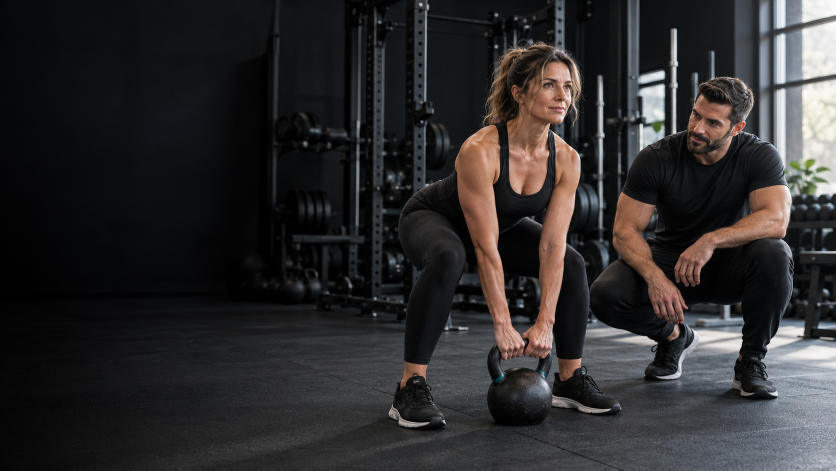
#> input picture source-images/hero-ai/ai-hero-landscape-master.png, 1672 x 941 px (shown at 1/2 size); its folder holds 2 pictures in this run
$ python build-hero.py
#> lines starting #> are read from the running program, lines starting #| are printed output that depends on the picture
#!/usr/bin/env python3
"""Build hero derivatives from the supplied AI images (masters in source-images/hero-ai/, not deployed).
Landscape 1672x941 -> public/images/hero-ai-landscape-{640,960,1280,1672}.webp (desktop and tablet)
Portrait 1024x1536 -> public/images/hero-ai-portrait-{480,720,960,1024}.webp (phones)
No cropping (the page frames them with CSS), no upscaling. Run from the project root."""
import os
from PIL import Image
ROOT=os.path.dirname(os.path.dirname(os.path.abspath(__file__))); SRC=os.path.join(ROOT,"source-images","hero-ai"); OUT=os.path.join(ROOT,"public","images")
for name,widths in (("landscape",(640,960,1280,1672)),("portrait",(480,720,960,1024))):
    im=Image.open(os.path.join(SRC,f"ai-hero-{name}-master.png")).convert("RGB"); w,h=im.size
#> further down, im is the input picture: PIL image 1672x941 RGB; mean R, G, B 46, 44.3, 44.9
#> after `w, h = im.size`: w = 1672; h = 941
    for t in widths:
        if t>w: continue
        o=im if t==w else im.resize((t,round(h*t/w)),Image.LANCZOS)
        p=os.path.join(OUT,f"hero-ai-{name}-{t}.webp"); o.save(p,"WEBP",quality=80,method=6); print(os.path.basename(p),o.size,os.path.getsize(p)//1024,"KB")
#> this loop made 4 passes
#> pass 1, `o=im if t==w else im.resize((t,round(h*t/w)),Image.LANCZOS)`:
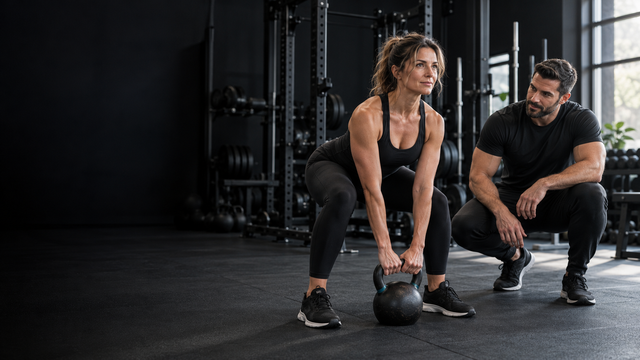
#> o: PIL image 640x360 RGB; mean R, G, B 46, 44.3, 44.9
#> pass 2 of the loop `for name,widths in (("landscape",(640,960,1280,1672)),("portrait",(480..`:
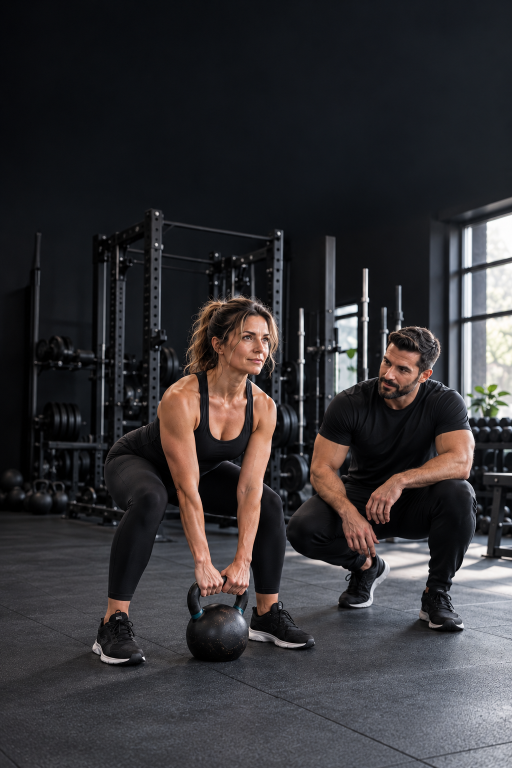
#> input picture source-images/hero-ai/ai-hero-portrait-master.png, 1024 x 1536 px (shown at 1/2 size)
#> im is the input picture: PIL image 1024x1536 RGB; mean R, G, B 52.5, 50.7, 53.4
#> the loop `for t in widths:` made 4 passes
#| hero-ai-portrait-480.webp (480, 720) 30 KB
#| hero-ai-portrait-720.webp (720, 1080) 58 KB
#| hero-ai-portrait-960.webp (960, 1440) 88 KB
#| hero-ai-portrait-1024.webp (1024, 1536) 96 KB
#> pass 1, `o=im if t==w else im.resize((t,round(h*t/w)),Image.LANCZOS)`:
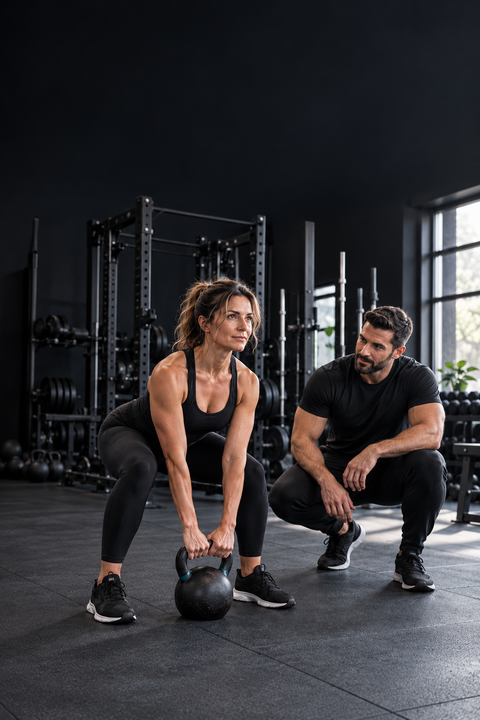
#> o: PIL image 480x720 RGB; mean R, G, B 52.5, 50.7, 53.4
